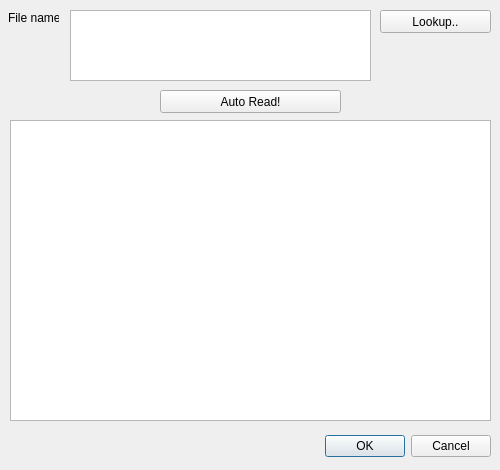
<?xml version="1.0" encoding="UTF-8"?>
<ui version="4.0">
 <class>ReadDataAutoDialog</class>
 <widget class="QDialog" name="ReadDataAutoDialog">
  <property name="geometry">
   <rect>
    <x>0</x>
    <y>0</y>
    <width>500</width>
    <height>470</height>
   </rect>
  </property>
  <property name="windowTitle">
   <string>Dialog</string>
  </property>
  <widget class="QDialogButtonBox" name="buttonBox">
   <property name="geometry">
    <rect>
     <x>10</x>
     <y>430</y>
     <width>481</width>
     <height>32</height>
    </rect>
   </property>
   <property name="orientation">
    <enum>Qt::Horizontal</enum>
   </property>
   <property name="standardButtons">
    <set>QDialogButtonBox::Cancel|QDialogButtonBox::Ok</set>
   </property>
  </widget>
  <widget class="QLabel" name="label_3">
   <property name="geometry">
    <rect>
     <x>8</x>
     <y>10</y>
     <width>51</width>
     <height>16</height>
    </rect>
   </property>
   <property name="text">
    <string>File names</string>
   </property>
  </widget>
  <widget class="QTextEdit" name="tedContent">
   <property name="geometry">
    <rect>
     <x>10</x>
     <y>120</y>
     <width>481</width>
     <height>301</height>
    </rect>
   </property>
  </widget>
  <widget class="QPushButton" name="pbtLookup">
   <property name="geometry">
    <rect>
     <x>380</x>
     <y>10</y>
     <width>111</width>
     <height>23</height>
    </rect>
   </property>
   <property name="text">
    <string>Lookup..</string>
   </property>
  </widget>
  <widget class="QPushButton" name="pbtAutoRead">
   <property name="geometry">
    <rect>
     <x>160</x>
     <y>90</y>
     <width>181</width>
     <height>23</height>
    </rect>
   </property>
   <property name="text">
    <string>Auto Read!</string>
   </property>
  </widget>
  <widget class="QTextEdit" name="tedFileNames">
   <property name="geometry">
    <rect>
     <x>70</x>
     <y>10</y>
     <width>301</width>
     <height>71</height>
    </rect>
   </property>
  </widget>
 </widget>
 <resources/>
 <connections>
  <connection>
   <sender>buttonBox</sender>
   <signal>accepted()</signal>
   <receiver>ReadDataAutoDialog</receiver>
   <slot>accept()</slot>
   <hints>
    <hint type="sourcelabel">
     <x>248</x>
     <y>254</y>
    </hint>
    <hint type="destinationlabel">
     <x>157</x>
     <y>274</y>
    </hint>
   </hints>
  </connection>
  <connection>
   <sender>buttonBox</sender>
   <signal>rejected()</signal>
   <receiver>ReadDataAutoDialog</receiver>
   <slot>reject()</slot>
   <hints>
    <hint type="sourcelabel">
     <x>316</x>
     <y>260</y>
    </hint>
    <hint type="destinationlabel">
     <x>286</x>
     <y>274</y>
    </hint>
   </hints>
  </connection>
 </connections>
</ui>
